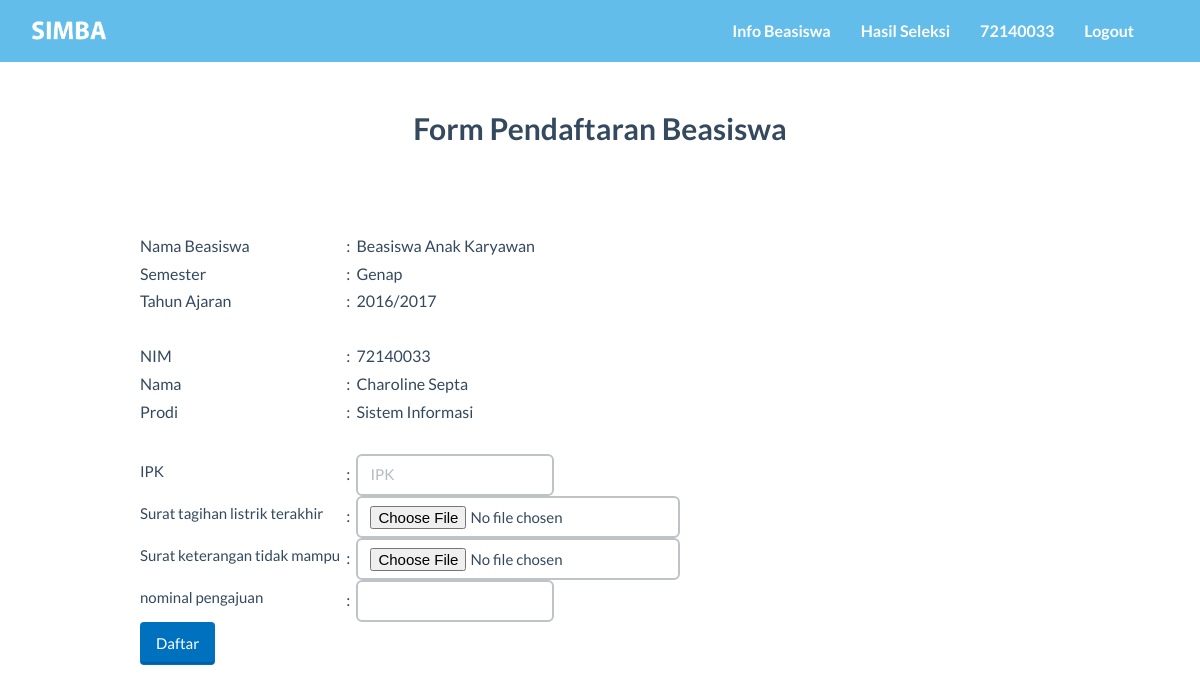
The page /form_daftar_beasiswa.php?kd_bsw=A01 (signed in) on the database as committed earlier.
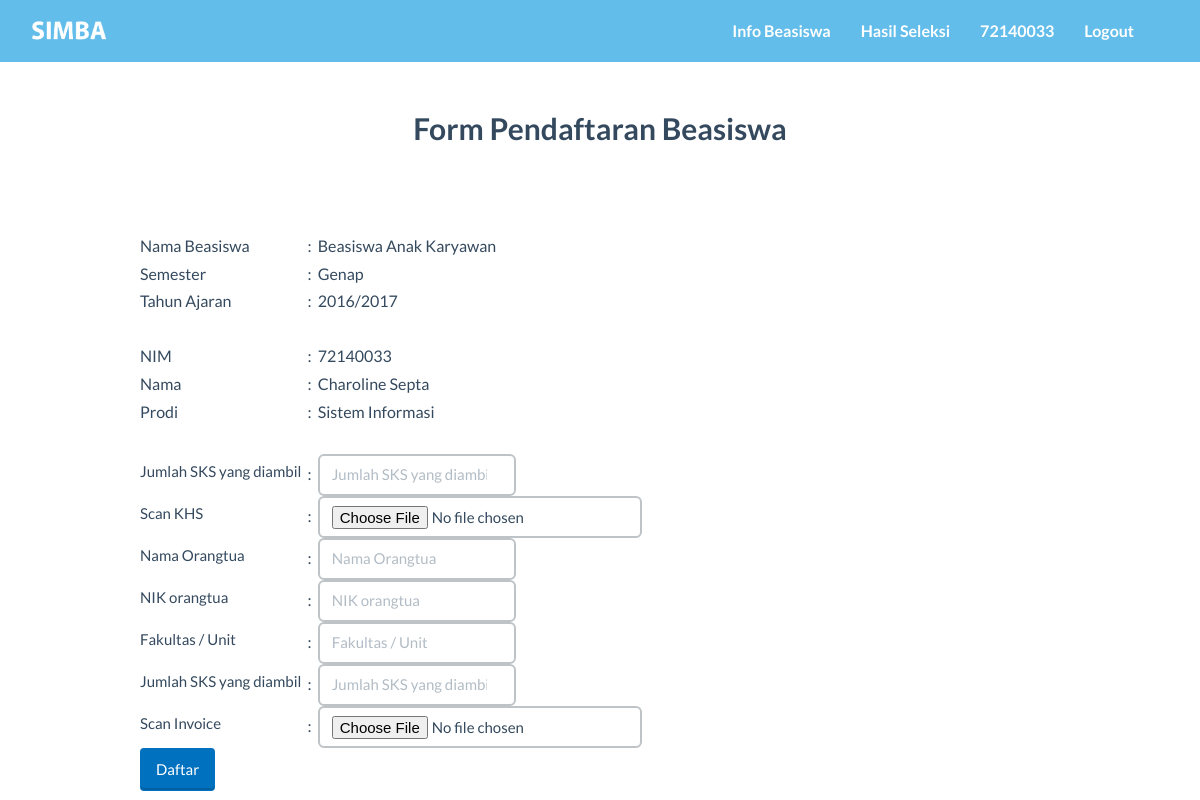
The same page on the database as committed later.
### tables this page shows
CREATE TABLE `ref_syarat` (
  `kd_syarat` char(3) NOT NULL,
  `nama_syarat` varchar(99) NOT NULL,
  `tipe_syarat` char(2) NOT NULL
);

### form_daftar_beasiswa.php (the view, shortened to what the changed rows need)
<?php
include ("function/login.php");
Include("function/inc_f_object.php");
$kode_bsw_dipilih = $_GET['kd_bsw'];
$getSyrSql="SELECT nama_syarat, tipe_syarat FROM ref_syarat rs NATURAL JOIN syarat_bsw sb NATURAL JOIN beasiswa b WHERE b.kd_bsw='$kode_bsw_dipilih'";
$getSyrBeasiswa=mysqli_query($koneksi,$getSyrSql);
?>
<!DOCTYPE HTML>
<html>
<head>
  <link href="css/bootstrap.min.css" rel="stylesheet">
  <link href="font-awesome/css/font-awesome.min.css" rel="stylesheet">
  <link href="css/general.css" rel="stylesheet">
  <link href="css/custom.css" rel="stylesheet">
  <link href="css/owl.carousel.css" rel="stylesheet">
  <link href="css/owl.theme.css" rel="stylesheet">
  <link href="css/style.css" rel="stylesheet">
  <link href="css/animate.css" rel="stylesheet">
  <link rel="stylesheet" href="css/magnific-popup.css">
</head>
<body>
  <body>
    <div class="container">
      <br/><br/><br/>
      <br/> <br/>
      <div class="col-md-10 col-lg-10">
        <form action="function/upload.php" class="form-inline " method="POST" enctype="multipart/form-data">
          <table>
            <?php
            while ($rowSyrBsw=mysqli_fetch_array($getSyrBeasiswa)){
              $maxValue="";
              if($rowSyrBsw['nama_syarat']=="IPK"){
                $maxValue=4;
              }
              $input =_myobject($rowSyrBsw['tipe_syarat'],$rowSyrBsw['nama_syarat'],"form-control","nm","","","","","","","required",$rowSyrBsw['nama_syarat'],"",$maxValue);
              echo '
              <tr>
              <div class="form-group">
                <td>
                  <label for="'.$rowSyrBsw['nama_syarat'].'">'.$rowSyrBsw['nama_syarat'].' </label>
                </td>
                <td> &nbsp : &nbsp</td>
                <td>
                '.$input.'
                </td>
              </div>
              </tr>
            ';
            }
            ?>
            </table>
        </form>
      </div>
    </div>
  </body>
  </html>

### function/inc_f_object.php (shortened to what the changed rows need)
<?php
function _myobject($object,$name,$class,$id,$value,$caption,$maxlength,$size,$rows,$cols,$required,$placeholder,$disabled,$max) {
	switch ($object) {
		case 1:
			return '<input type="text" name="'.$name.'" class="'.$class.'" id="'.$id.'" '.$required.' placeholder="'.$placeholder.'" '.$disabled.'> <br>';
			break;
		case 11:
			return '<input type="number" name="'.$name.'" class="'.$class.'" id="'.$id.'" value="'.$value.'" max="'.$max.'" size="'.$size.'" '.$required.' placeholder="'.$placeholder.'" '.$disabled.'>';
			break;
		case 12:
				return '<input type="number" name="'.$name.'" class="'.$class.'" id="'.$id.'" value="'.$value.'" max="'.$max.'" size="'.$size.'" '.$required.' step="100000" '.$disabled.'>';
				break;
			  ?>
			  <?php
		case 9:
		return '<input type="file" name="'.$name.'" class="'.$class.'" id="'.$id.'" value="'.$value.'" '.$placeholder.'>'.$caption.'';
			break;
	}
}
					?>

Rows that differ between the two databases and show on the page:
no longer on this page (row unchanged): ref_syarat: nama_syarat "IPK", IPK "IPK"
no longer on this page (row edited): ref_syarat: nama_syarat "Surat tagihan listrik terakhir"
no longer on this page (row edited): ref_syarat: nama_syarat "Surat keterangan tidak mampu"
no longer on this page (row unchanged): ref_syarat: nama_syarat "nominal pengajuan"
now on this page (row unchanged): ref_syarat: nama_syarat "Jumlah SKS yang diambil"
added ref_syarat: nama_syarat "Scan KHS"
added ref_syarat: nama_syarat "Nama Orangtua"
added ref_syarat: nama_syarat "NIK orangtua"
added ref_syarat: nama_syarat "Fakultas / Unit"
added ref_syarat: nama_syarat "Scan Invoice"
